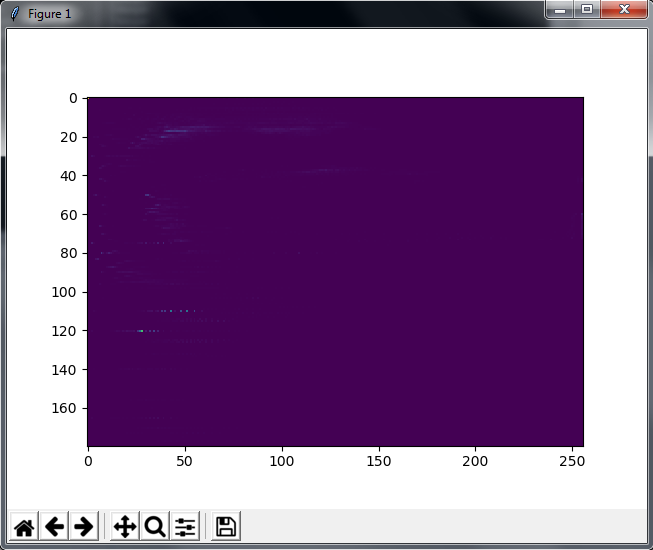
#> input picture 3.png, 653 x 550 px
$ python app.py   (older library calls are emulated)
#> lines starting #> are read from the running program, lines starting #| are printed output that depends on the picture; after the words box and inside, x2 and y2 are one past the last pixel; in counts of white or black regions, pixels touching at a corner belong together
#> the answer given: 1
### src/imageProcess.py
# Developed by @lamhotsimamora
# Powered by Open CV
# Copyright@2018
# lamhotsimamora36@gmail.com

from tkinter import filedialog
from matplotlib import pyplot as plt
import cv2,tkinter as tk,numpy as np

# [94 lines left out: functions cannyEdge, histogram, gradient, opticalFlow, blur, not called in this run]

def tresholding():
	file= openFile()
#> the answer given: ../3.png
	check = file.lower()
	if check.endswith('.jpg') or check.endswith('.png'):
		img = cv2.imread(file,0)
#> img: shape (550, 653); min 0, max 255, mean 138.4
		img = cv2.medianBlur(img,5)
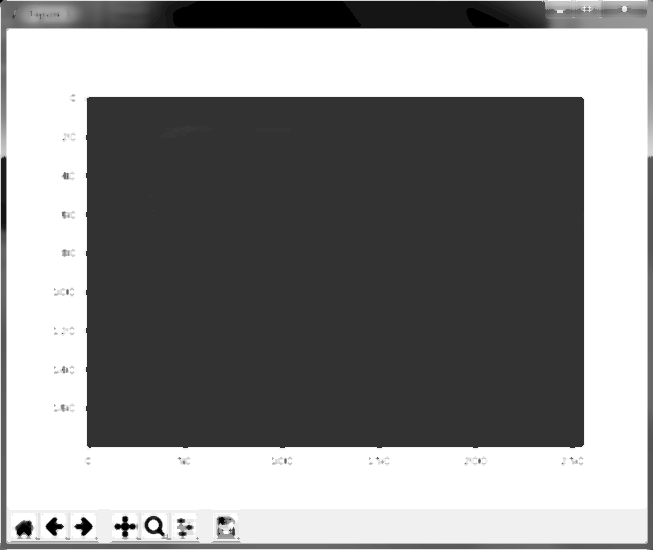
#> img: shape (550, 653); min 0, max 255, mean 139.8

		ret,th1 = cv2.threshold(img,127,255,cv2.THRESH_BINARY)
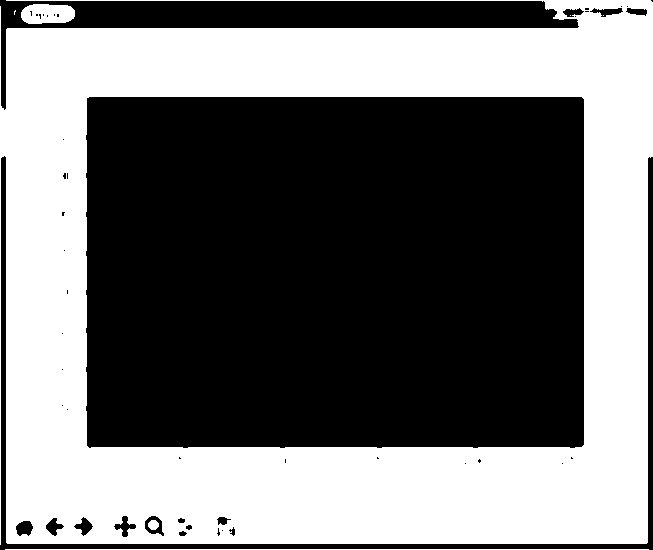
#> th1: shape (550, 653); 45.1% white; 7 white regions (3 under 20 px), largest, box (x1, y1, x2, y2) and area: (0, 0, 653, 545) 160241, (21, 4, 75, 24) 895, (5, 549, 649, 550) 644, (148, 520, 159, 530) 86
		th2 = cv2.adaptiveThreshold(img,255,cv2.ADAPTIVE_THRESH_MEAN_C,\
		            cv2.THRESH_BINARY,11,2)
#> th2: shape (550, 653); 91.3% white; 117 black regions (80 under 20 px), largest, box (x1, y1, x2, y2) and area: (0, 0, 653, 550) 16829, (86, 97, 584, 448) 8431, (11, 509, 642, 537) 2764
		th3 = cv2.adaptiveThreshold(img,255,cv2.ADAPTIVE_THRESH_GAUSSIAN_C,\
		            cv2.THRESH_BINARY,11,2)
#> th3: shape (550, 653); 92.1% white; 200 black regions (159 under 20 px), largest, box (x1, y1, x2, y2) and area: (86, 97, 584, 448) 8308, (0, 0, 652, 155) 7913, (0, 156, 653, 550) 6765

		titles = ['Original Image', 'Global Thresholding (v = 127)',
		            'Adaptive Mean Thresholding', 'Adaptive Gaussian Thresholding']
		images = [img, th1, th2, th3]

		for i in range(4):
		    plt.subplot(2,2,i+1),plt.imshow(images[i],'gray')
		    plt.title(titles[i])
		    plt.xticks([]),plt.yticks([])
		plt.show()
	else:
		input('The file is not image')

def openFile():
	dir = tk.Tk()
	dir.withdraw()
	return filedialog.askopenfilename()

### src/app.py
# Developed by @lamhotsimamora
# Powered by Open CV
# Copyright@2018
# lamhotsimamora36@gmail.com

import imageProcess as sys,os

def prepare(menu):
	input('[ '+menu+' ] Choose The Image ! ( Press Enter To Continue )')

def goTresholding():
	prepare('Tresholding')
	sys.tresholding()

def goCannyEdge():
	prepare('Canny Edge')
	sys.cannyEdge()

def goBlur():
	prepare('Blur / Smoothing')
	sys.blur()

def goDenseOpticalFlow():
    input('[ Dense Optical Flow ] Choose The Video ! ( Press Enter Continue | Press Escape to Close The Video )')
    sys.opticalFlow()

def goGradient():
    prepare('Gradient')
    sys.gradient()

def goHistogram():
    prepare('Histogram')
    sys.histogram()

# ==================================================================================================

def _init():
    print("*********************************************************")
    print("===== Image & Video Processing | Powered by Open CV =====")
    print("*********************************************************")
    print("1.  Tresholding        | Image                           ")
    print("2.  Canny Edge         | Image                           ")
    print("3.  Blur               | Image                           ")
    print("4.  Gradient           | Image                           ")
    print("5.  Histogram 2D       | Image                           ")
    print("6.  Dense Optical Flow | Video                           ")
    print("7.  Clear                                                ")
    print("8.  About                                                ")
    print("*********************************************************")


def clear():
    os.system('cls')
    _init()
    showMenu()


def about():
    print(" ")
    print('Developer @lamhotsimamora')
    print('Image & Video Processing Powered by Open CV & Python 3')
    print('https://github.com/lamhotsimamora')
    showMenu()

def showMenu():
    check = True
    print(" ")
    while check:
        menu = input("Select Menu : ")
        try:
            get   = int(menu)
            check = False
            if get ==  1:
               goTresholding()
               showMenu()
#> the answer given: 1
#> the answer given: ../1.png
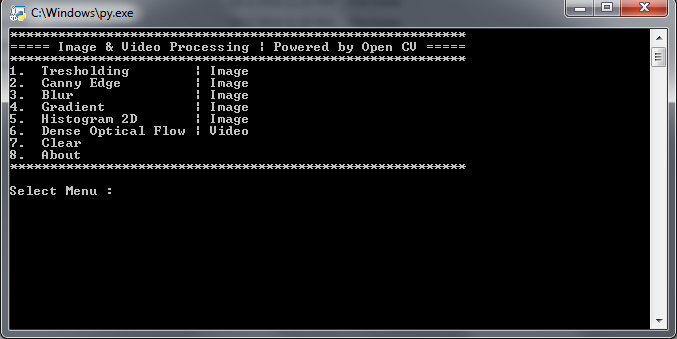
#> input picture 1.png, 677 x 339 px
#> in tresholding (call 2), `ret,th1 = cv2.threshold(img,127,255,cv2.THRESH_BINARY)`: th1: shape (339, 677); 7.5% white; 204 white regions (194 under 20 px), largest, box (x1, y1, x2, y2) and area: (546, 0, 676, 330) 8758, (1, 0, 141, 105) 4310, (12, 33, 464, 36) 908
#> in tresholding (call 2), `th2 = cv2.adaptiveThreshold(img,255,cv2.ADAPTIVE_THRESH_MEAN_C,\ cv2.T..`: th2: shape (339, 677); 82% white; 101 black regions (74 under 20 px), largest, box (x1, y1, x2, y2) and area: (6, 28, 673, 334) 35905, (6, 0, 153, 24) 807, (560, 0, 667, 16) 705
#> in tresholding (call 2), `th3 = cv2.adaptiveThreshold(img,255,cv2.ADAPTIVE_THRESH_GAUSSIAN_C,\ c..`:
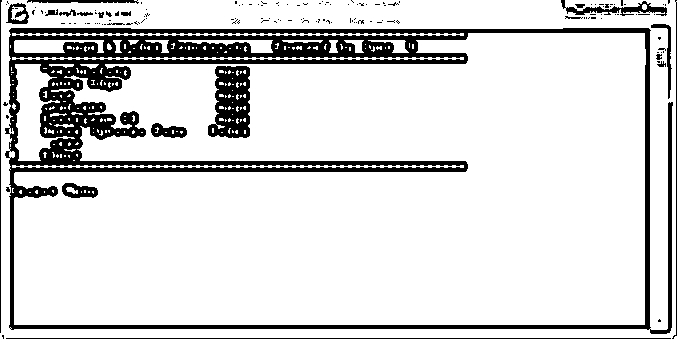
#> th3: shape (339, 677); 85% white; 145 black regions (123 under 20 px), largest, box (x1, y1, x2, y2) and area: (5, 28, 673, 334) 28025, (208, 66, 250, 138) 2129, (6, 338, 671, 339) 665
#> the answer given: 1
#> the answer given: ../2.png
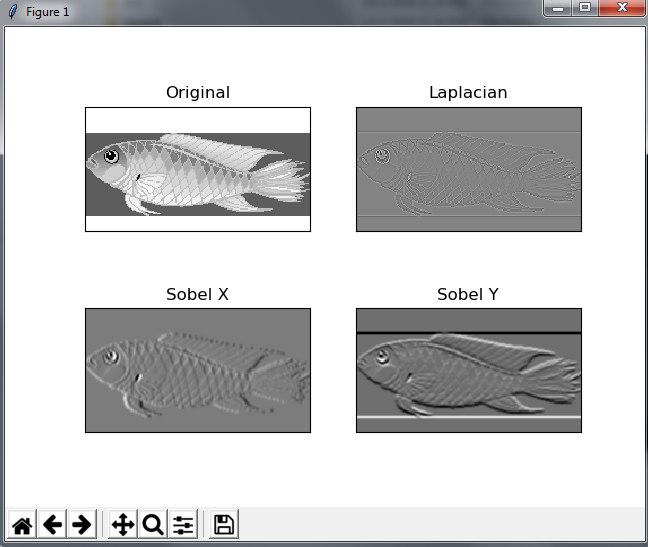
#> input picture 2.png, 648 x 547 px
#> in tresholding (call 3), `ret,th1 = cv2.threshold(img,127,255,cv2.THRESH_BINARY)`:
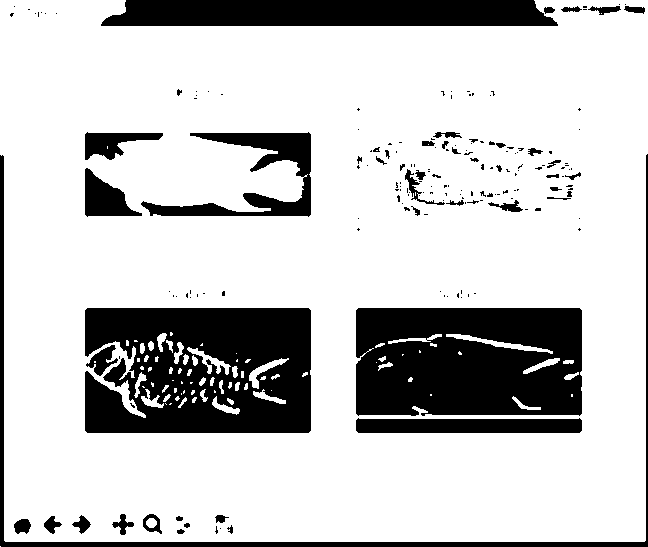
#> th1: shape (547, 648); 78.1% white; 183 black regions (134 under 20 px), largest, box (x1, y1, x2, y2) and area: (85, 308, 311, 433) 24069, (356, 308, 582, 416) 22840, (101, 0, 558, 26) 11123
#> in tresholding (call 3), `th2 = cv2.adaptiveThreshold(img,255,cv2.ADAPTIVE_THRESH_MEAN_C,\ cv2.T..`: th2: shape (547, 648); 84.9% white; 421 black regions (233 under 20 px), largest, box (x1, y1, x2, y2) and area: (356, 308, 582, 433) 8757, (85, 132, 311, 217) 5957, (0, 154, 648, 547) 5570
#> in tresholding (call 3), `th3 = cv2.adaptiveThreshold(img,255,cv2.ADAPTIVE_THRESH_GAUSSIAN_C,\ c..`:
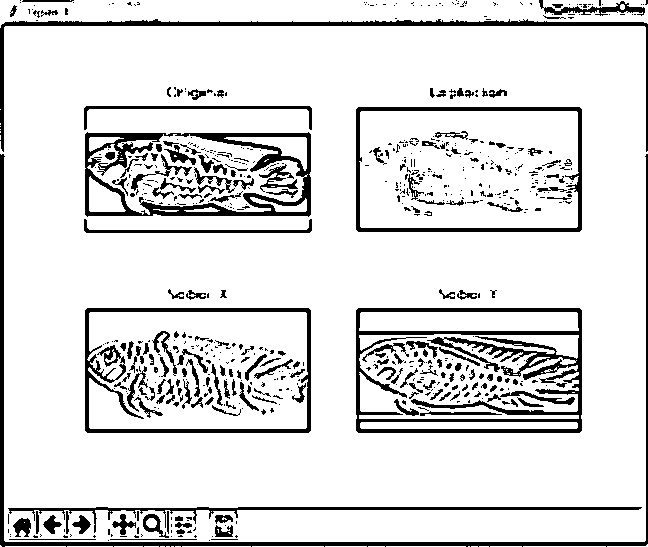
#> th3: shape (547, 648); 87.1% white; 673 black regions (481 under 20 px), largest, box (x1, y1, x2, y2) and area: (356, 308, 582, 433) 7389, (85, 132, 311, 217) 5048, (0, 154, 648, 547) 4941
               break
            elif get == 2:
               goCannyEdge()
               showMenu()
               break
            elif get == 3:
               goBlur()
               showMenu()
               break
            elif get == 4:
               goGradient()
               showMenu()
               break
            elif get == 5:
                goHistogram()
                showMenu()
                break
            elif get == 6:
                goDenseOpticalFlow()
                showMenu()
                break
            elif get == 7:
                clear()
                break
            elif get == 8:
                about()
                break
            else:
               showMenu()
        except ValueError:
            check = True
            showMenu()

_init()
#> (the run stopped early here; a loop or call above may not have finished)
